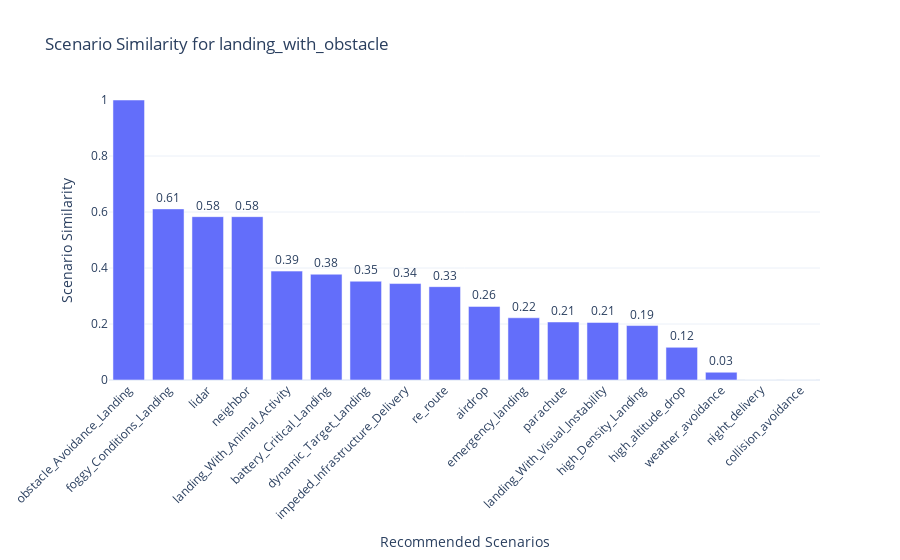
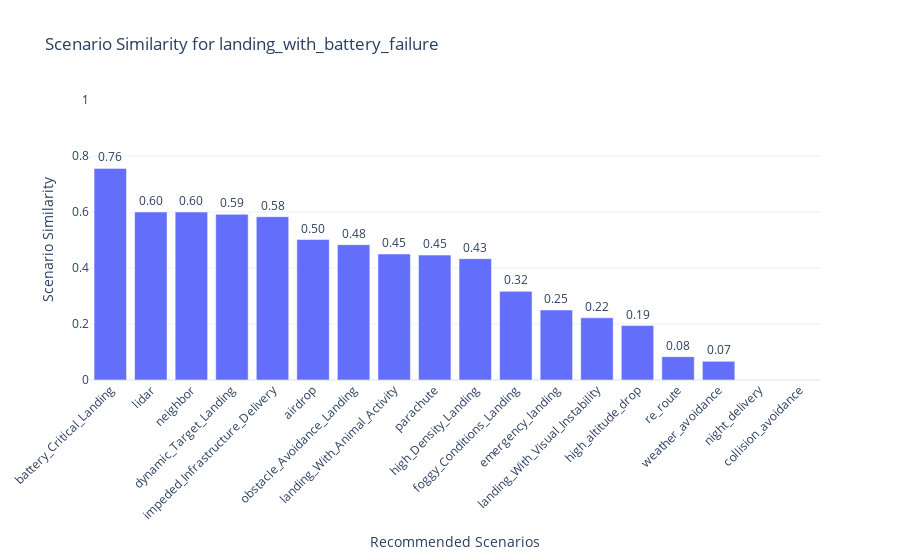
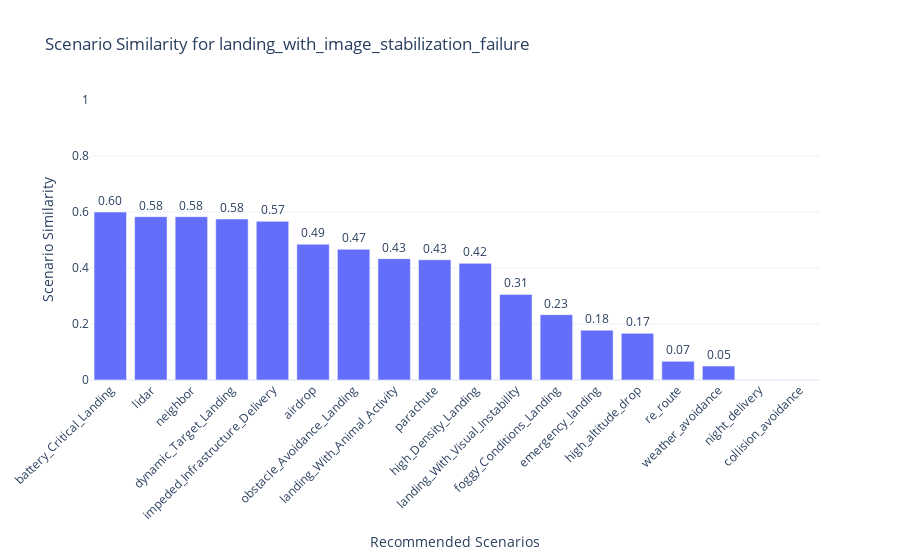
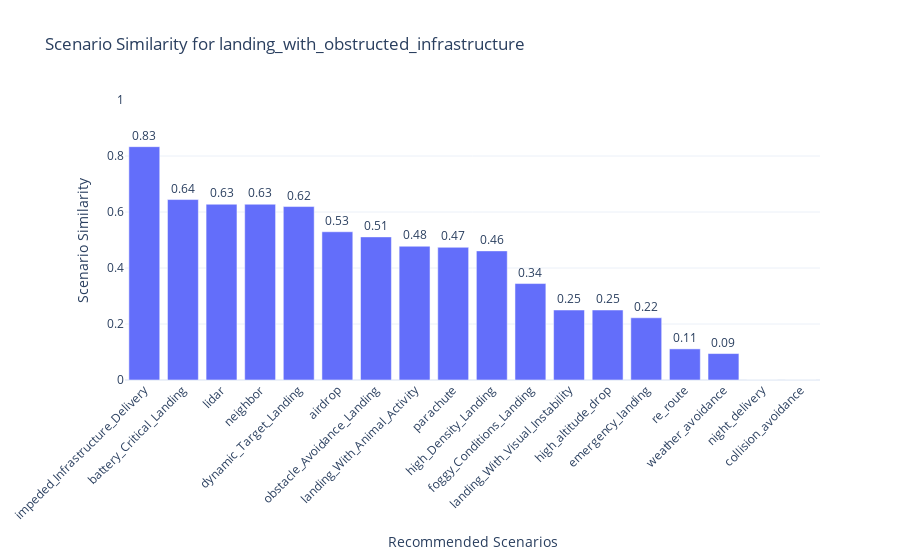

Notebook source saved alongside these figures, in order:
### Code cell
import plotly.express as px

# Supondo que 'results_for_scenario' seja a lista de DataFrames com seus respectivos nomes
for result in results_for_scenario:
    # Extrair o nome do cenário e o DataFrame correspondente
    scenario_name, df_result = next(iter(result.items()))

    # Criar o gráfico de barras interativo usando Plotly, substituindo 'Action' pelo nome do cenário recomendado
    fig = px.bar(
        df_result,
        x='Scenario',  # Supondo que a coluna 'Scenario' contém o nome do cenário recomendado
        y='Scenario Similarity',
        title=f'Scenario Similarity for {scenario_name}',
        labels={'Scenario': 'Recommended Scenarios', 'Scenario Similarity': 'Scenario Similarity'},
        template='plotly_white',
        text='Scenario Similarity'  # Adiciona o valor de similaridade em cima das barras
    )

    # Ajustar o layout do gráfico
    fig.update_layout(
        xaxis_title='Recommended Scenarios',
        yaxis_title='Scenario Similarity',
        xaxis_tickangle=-45,  # Rotaciona os rótulos do eixo X
        yaxis_range=[0, 1],    # Ajusta a escala do eixo Y se a similaridade estiver entre 0 e 1
        bargap=0.2             # Ajusta o espaço entre as barras
    )

    # Ajustar a posição do texto em cima das barras
    fig.update_traces(texttemplate='%{text:.2f}', textposition='outside')

    # Exibir o gráfico
    fig.show()

### Figure 1 — Plotly figure (JSON) as saved in the notebook; plotly's stock layout.template omitted (floating-point values rounded to 4 significant figures)
{"data": [{"alignmentgroup": "True", "hovertemplate": "Recommended Scenarios=%{x}<br>Scenario Similarity=%{text}<extra></extra>", "legendgroup": "", "marker": {"color": "#636efa", "pattern": {"shape": ""}}, "name": "", "offsetgroup": "", "orientation": "v", "showlegend": false, "text": [1, 0.6111, 0.5833, 0.5833, 0.3889, 0.3778, 0.3528, 0.3444, 0.3333, 0.2628, 0.2222, 0.2072, 0.2056, 0.1944, 0.1167, 0.02778, -0.1611, -0.4222], "textposition": "outside", "texttemplate": "%{text:.2f}", "type": "bar", "x": ["obstacle_Avoidance_Landing", "foggy_Conditions_Landing", "lidar", "neighbor", "landing_With_Animal_Activity", "battery_Critical_Landing", "dynamic_Target_Landing", "impeded_Infrastructure_Delivery", "re_route", "airdrop", "emergency_landing", "parachute", "landing_With_Visual_Instability", "high_Density_Landing", "high_altitude_drop", "weather_avoidance", "night_delivery", "collision_avoidance"], "xaxis": "x", "y": [1, 0.6111, 0.5833, 0.5833, 0.3889, 0.3778, 0.3528, 0.3444, 0.3333, 0.2628, 0.2222, 0.2072, 0.2056, 0.1944, 0.1167, 0.02778, -0.1611, -0.4222], "yaxis": "y"}], "layout": {"bargap": 0.2, "barmode": "relative", "legend": {"tracegroupgap": 0}, "title": {"text": "Scenario Similarity for landing_with_obstacle"}, "xaxis": {"anchor": "y", "domain": [0, 1], "tickangle": -45, "title": {"text": "Recommended Scenarios"}}, "yaxis": {"anchor": "x", "domain": [0, 1], "range": [0, 1], "title": {"text": "Scenario Similarity"}}}}

### Figure 2 — Plotly figure (JSON) as saved in the notebook; plotly's stock layout.template omitted (floating-point values rounded to 4 significant figures)
{"data": [{"alignmentgroup": "True", "hovertemplate": "Recommended Scenarios=%{x}<br>Scenario Similarity=%{text}<extra></extra>", "legendgroup": "", "marker": {"color": "#636efa", "pattern": {"shape": ""}}, "name": "", "offsetgroup": "", "orientation": "v", "showlegend": false, "text": [0.7556, 0.6, 0.6, 0.5917, 0.5833, 0.5017, 0.4833, 0.45, 0.4461, 0.4333, 0.3167, 0.25, 0.2222, 0.1944, 0.08333, 0.06667, -0.02778, -0.4778], "textposition": "outside", "texttemplate": "%{text:.2f}", "type": "bar", "x": ["battery_Critical_Landing", "lidar", "neighbor", "dynamic_Target_Landing", "impeded_Infrastructure_Delivery", "airdrop", "obstacle_Avoidance_Landing", "landing_With_Animal_Activity", "parachute", "high_Density_Landing", "foggy_Conditions_Landing", "emergency_landing", "landing_With_Visual_Instability", "high_altitude_drop", "re_route", "weather_avoidance", "night_delivery", "collision_avoidance"], "xaxis": "x", "y": [0.7556, 0.6, 0.6, 0.5917, 0.5833, 0.5017, 0.4833, 0.45, 0.4461, 0.4333, 0.3167, 0.25, 0.2222, 0.1944, 0.08333, 0.06667, -0.02778, -0.4778], "yaxis": "y"}], "layout": {"bargap": 0.2, "barmode": "relative", "legend": {"tracegroupgap": 0}, "title": {"text": "Scenario Similarity for landing_with_battery_failure"}, "xaxis": {"anchor": "y", "domain": [0, 1], "tickangle": -45, "title": {"text": "Recommended Scenarios"}}, "yaxis": {"anchor": "x", "domain": [0, 1], "range": [0, 1], "title": {"text": "Scenario Similarity"}}}}

### Figure 3 — Plotly figure (JSON) as saved in the notebook; plotly's stock layout.template omitted (floating-point values rounded to 4 significant figures)
{"data": [{"alignmentgroup": "True", "hovertemplate": "Recommended Scenarios=%{x}<br>Scenario Similarity=%{text}<extra></extra>", "legendgroup": "", "marker": {"color": "#636efa", "pattern": {"shape": ""}}, "name": "", "offsetgroup": "", "orientation": "v", "showlegend": false, "text": [0.6, 0.5833, 0.5833, 0.575, 0.5667, 0.485, 0.4667, 0.4333, 0.4294, 0.4167, 0.3056, 0.2333, 0.1778, 0.1667, 0.06667, 0.05, -0.02778, -0.5056], "textposition": "outside", "texttemplate": "%{text:.2f}", "type": "bar", "x": ["battery_Critical_Landing", "lidar", "neighbor", "dynamic_Target_Landing", "impeded_Infrastructure_Delivery", "airdrop", "obstacle_Avoidance_Landing", "landing_With_Animal_Activity", "parachute", "high_Density_Landing", "landing_With_Visual_Instability", "foggy_Conditions_Landing", "emergency_landing", "high_altitude_drop", "re_route", "weather_avoidance", "night_delivery", "collision_avoidance"], "xaxis": "x", "y": [0.6, 0.5833, 0.5833, 0.575, 0.5667, 0.485, 0.4667, 0.4333, 0.4294, 0.4167, 0.3056, 0.2333, 0.1778, 0.1667, 0.06667, 0.05, -0.02778, -0.5056], "yaxis": "y"}], "layout": {"bargap": 0.2, "barmode": "relative", "legend": {"tracegroupgap": 0}, "title": {"text": "Scenario Similarity for landing_with_image_stabilization_failure"}, "xaxis": {"anchor": "y", "domain": [0, 1], "tickangle": -45, "title": {"text": "Recommended Scenarios"}}, "yaxis": {"anchor": "x", "domain": [0, 1], "range": [0, 1], "title": {"text": "Scenario Similarity"}}}}

### Figure 4 — Plotly figure (JSON) as saved in the notebook; plotly's stock layout.template omitted (floating-point values rounded to 4 significant figures)
{"data": [{"alignmentgroup": "True", "hovertemplate": "Recommended Scenarios=%{x}<br>Scenario Similarity=%{text}<extra></extra>", "legendgroup": "", "marker": {"color": "#636efa", "pattern": {"shape": ""}}, "name": "", "offsetgroup": "", "orientation": "v", "showlegend": false, "text": [0.8333, 0.6444, 0.6278, 0.6278, 0.6194, 0.5294, 0.5111, 0.4778, 0.4739, 0.4611, 0.3444, 0.25, 0.25, 0.2222, 0.1111, 0.09444, -0.02778, -0.4222], "textposition": "outside", "texttemplate": "%{text:.2f}", "type": "bar", "x": ["impeded_Infrastructure_Delivery", "battery_Critical_Landing", "lidar", "neighbor", "dynamic_Target_Landing", "airdrop", "obstacle_Avoidance_Landing", "landing_With_Animal_Activity", "parachute", "high_Density_Landing", "foggy_Conditions_Landing", "landing_With_Visual_Instability", "high_altitude_drop", "emergency_landing", "re_route", "weather_avoidance", "night_delivery", "collision_avoidance"], "xaxis": "x", "y": [0.8333, 0.6444, 0.6278, 0.6278, 0.6194, 0.5294, 0.5111, 0.4778, 0.4739, 0.4611, 0.3444, 0.25, 0.25, 0.2222, 0.1111, 0.09444, -0.02778, -0.4222], "yaxis": "y"}], "layout": {"bargap": 0.2, "barmode": "relative", "legend": {"tracegroupgap": 0}, "title": {"text": "Scenario Similarity for landing_with_obstructed_infrastructure"}, "xaxis": {"anchor": "y", "domain": [0, 1], "tickangle": -45, "title": {"text": "Recommended Scenarios"}}, "yaxis": {"anchor": "x", "domain": [0, 1], "range": [0, 1], "title": {"text": "Scenario Similarity"}}}}
